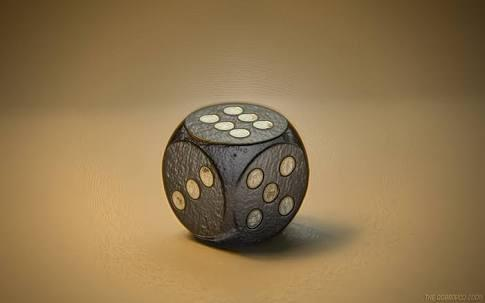
#> input picture image.jfif, 485 x 303 px
$ python -i CV404Harris.py   (imports and definitions only)
#> lines starting #> are read from the running program, lines starting #| are printed output that depends on the picture
import numpy as np
import matplotlib.pyplot as plt
from scipy import signal
from CV404Filters import non_max_suppression
from scipy.interpolate import interp1d


# [67 lines left out: functions non_max_suppression_fast, threshold, not called in this run]


def rgb2gray(rgb_image):
    return np.dot(rgb_image[...,:3], [0.299, 0.587, 0.114])
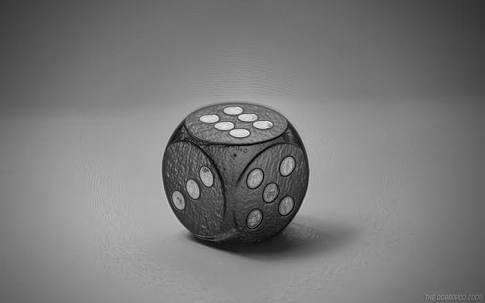
#> returned value: shape (303, 485) float64; min 0.299, max 252, mean 121.6
#| (303, 485)

def gray_rgb(im):
    # I think this will be slow
    w, h = im.shape
#> w = 303; h = 485
    ret = np.empty((w, h, 3), dtype=np.uint8)
    ret[:, :, 0] = im
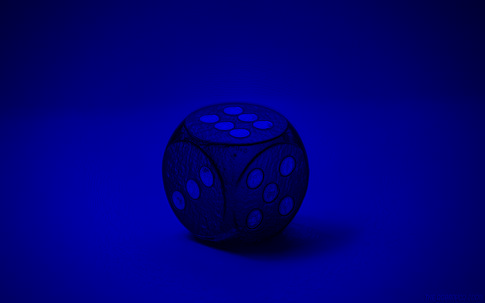
#> ret: shape (303, 485, 3); mean of channels 0, 1, 2 121.1, 0, 0; drawn as B, G, R
    ret[:, :, 1] = im
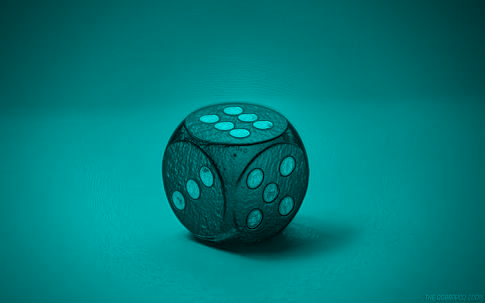
#> ret: shape (303, 485, 3); mean of channels 0, 1, 2 121.1, 121.1, 0; drawn as B, G, R
    ret[:, :, 2] = im
    return ret

# [10 lines left out: function get_magnitude_direction, not called in this run]


def get_harris_corner(image, window = 5, k = 0.04, method = 'Thresholding' , param = 1000):
    image_gray = rgb2gray(image)
    print(image_gray.shape)
    if len(image.shape) > 2:
        color_img = gray_rgb(image_gray)
    else:
        color_img = gray_rgb(image)

    if method == "Non Maxima Supression":
        if len(image.shape) > 2:
            test_img = gray_rgb(image_gray)
        else:
            test_img = gray_rgb(image)

    if method == "Local Thresholding":
        if len(image.shape) > 2:
            test_img = gray_rgb(image_gray)
        else:
            test_img = gray_rgb(image)


    r_values = []
    ## Getting the height and width to iterate over the image
    height = int(image.shape[0])
#> height = 303
    width = int(image.shape[1])
#> width = 485
    #k = 0.04 ## Given
    #thresh = 1000 ## Given
    #window_size = 8 ## Given
    offset = int(window/2)


    ## Calculating the gradient
    if len(image.shape) > 2:
        Gy, Gx = np.gradient(image_gray)
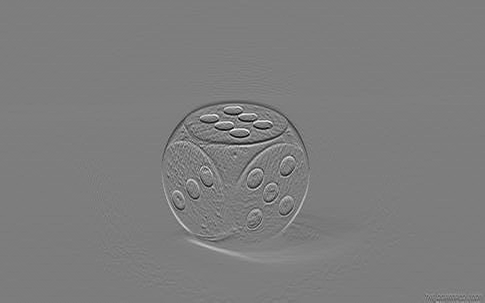
#> Gy: shape (303, 485) float64; min -78.02, max 80.5, mean 0.1; drawn with min black and max white
    else:
        Gy, Gx = np.gradient(image)

    Ixx = Gx**2
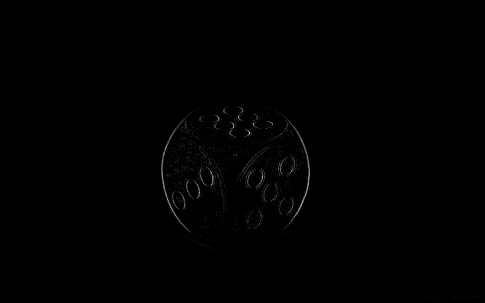
#> Ixx: shape (303, 485) float64; min 0, max 8671.8, mean 31.4; drawn with min black and max white
    Ixy = Gy*Gx
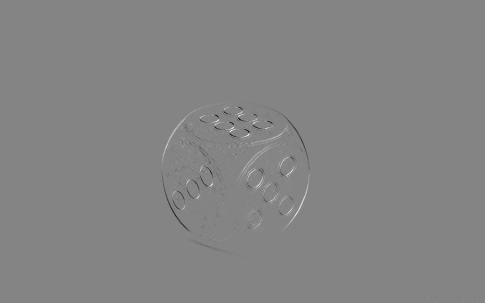
#> Ixy: shape (303, 485) float64; min -4786.4, max 4421.3, mean 0.5; drawn with min black and max white
    Iyy = Gy**2

    for y in range(offset, height-offset):
            for x in range(offset, width-offset):
                #Calculate sum of squares
                windowIxx = Ixx[y-offset:y+offset+1, x-offset:x+offset+1]
                windowIxy = Ixy[y-offset:y+offset+1, x-offset:x+offset+1]
                windowIyy = Iyy[y-offset:y+offset+1, x-offset:x+offset+1]
                sum_Ixx = windowIxx.sum()
                sum_Ixy = windowIxy.sum()
                sum_Iyy = windowIyy.sum()

                #Getting the determent and trace to get the R
                det = (sum_Ixx * sum_Iyy) - (sum_Ixy**2)
                trace = sum_Ixx + sum_Iyy
                r = det - k*(trace**2)
                #print(r)
                #If corner response is over threshold, color the point and add to corner list
                if method == 'Thresholding':
                    if r > param*10000:
                        print(y,x)
                        color_img.itemset((y, x, 0), 255)
                        color_img.itemset((y, x, 1), 0)
                        color_img.itemset((y, x, 2), 0)
                if method == "Non Maxima Supression":
                    if r > 1000:
                        print(y,x)
                        r_values.append([y,x,r])
                if method == "Local Thresholding":
                    if r > 100:
                        print(y,x)
                        r_values.append([y,x,r])
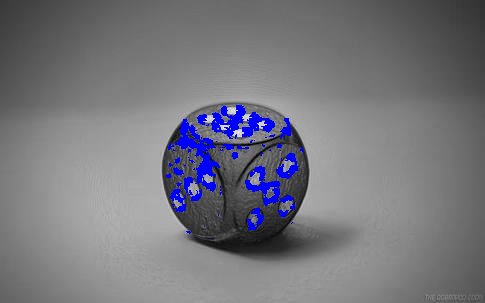
#> color_img: shape (303, 485, 3); mean of channels 0, 1, 2 125.2, 118.3, 118.3; drawn as B, G, R
#> after the loop, r_values = []

    if method == "Local Thresholding":
        m = interp1d([0,max([r[-1] for r in r_values])],[0,255])
        for r in r_values:
            test_img.itemset((r[0], r[1], 0), float(m(r[2])))
        response = threshold(test_img[:,:,0])
        for y in range(test_img[:,:,0].shape[0]):
            for x in range(test_img[:,:,0].shape[1]):
                if response[y,x] < 255:
                    color_img.itemset((y,x,0), 255)
                    color_img.itemset((y,x,1), 0)
                    color_img.itemset((y,x,2), 0)
        return color_img

    if method == "Non Maxima Supression":
        m = interp1d([0,max([r[-1] for r in r_values])],[0,255])
        for r in r_values:
            test_img.itemset((r[0], r[1], 0), float(m(r[2])))
        m, d = get_magnitude_direction(test_img[:,:,0])
        final_img = non_max_suppression(m,d)


        for y in range(final_img.shape[0]):
            for x in range(final_img.shape[1]):
                if final_img[y,x] != 0:
                    color_img.itemset((y,x,0), final_img[y,x])
                    color_img.itemset((y,x,1), 0)
                    color_img.itemset((y,x,2), 0)
        return color_img

    print('done')
    return color_img

>>> import cv2
>>> picture = cv2.cvtColor(cv2.imread('image.jfif'), cv2.COLOR_BGR2RGB)
>>> result = get_harris_corner(picture)

$ run again, on edgeCheck.jpg
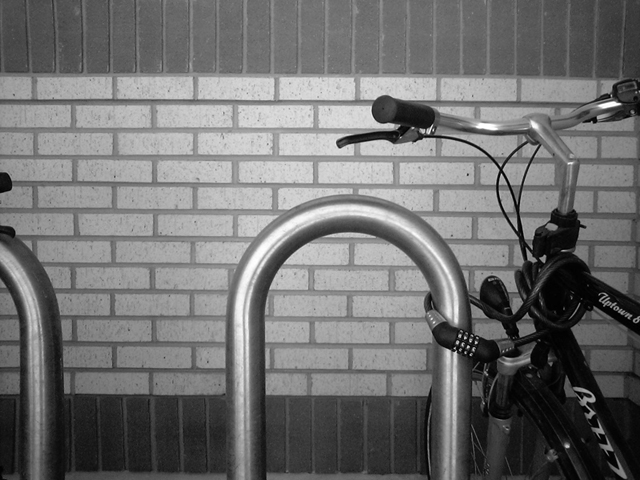
#> input picture edgeCheck.jpg, 640 x 480 px
#> picture is the input picture: shape (480, 640, 3); min 0, max 255, mean 112.2
#| (480, 640)
#> in get_harris_corner, `Iyy = Gy**2`:
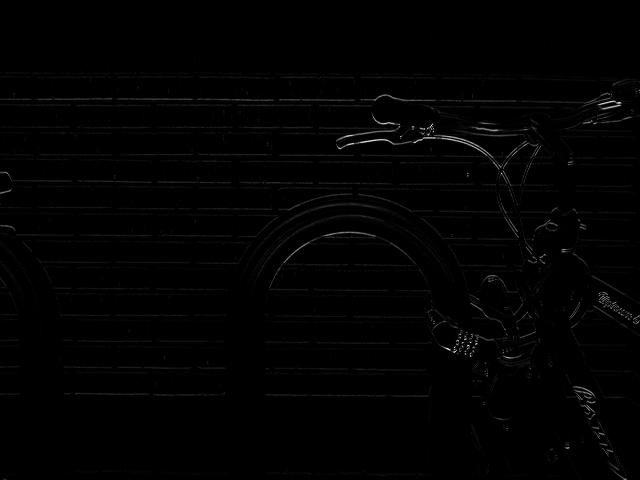
#> Iyy: shape (480, 640) float64; min 0, max 10920.2, mean 98.6; drawn with min black and max white
#> after the loop in get_harris_corner, `for y in range(offset, height-offset):`:
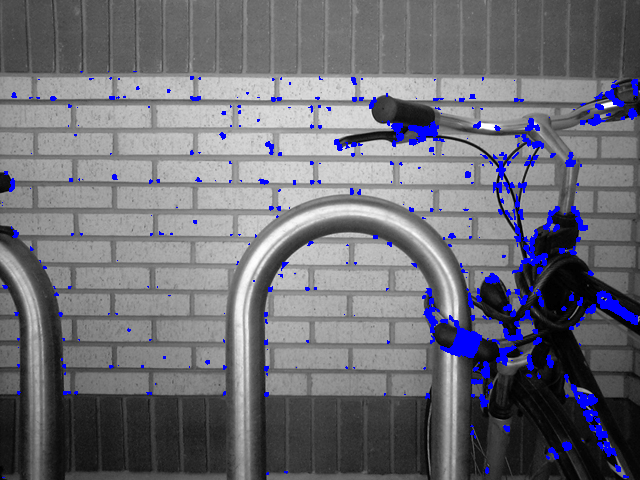
#> color_img: shape (480, 640, 3); mean of channels 0, 1, 2 117.5, 108.7, 108.7; drawn as B, G, R
#> after the loop in get_harris_corner, `for y in range(offset, height-offset):`: r_values = []
